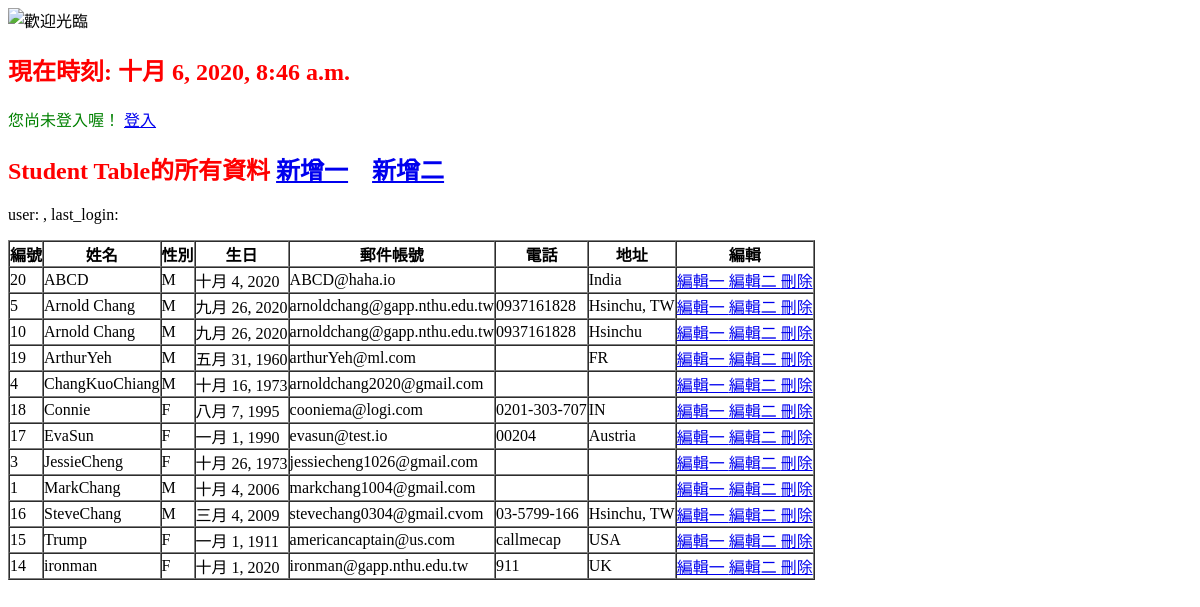
Before: /index/ with the older database file.
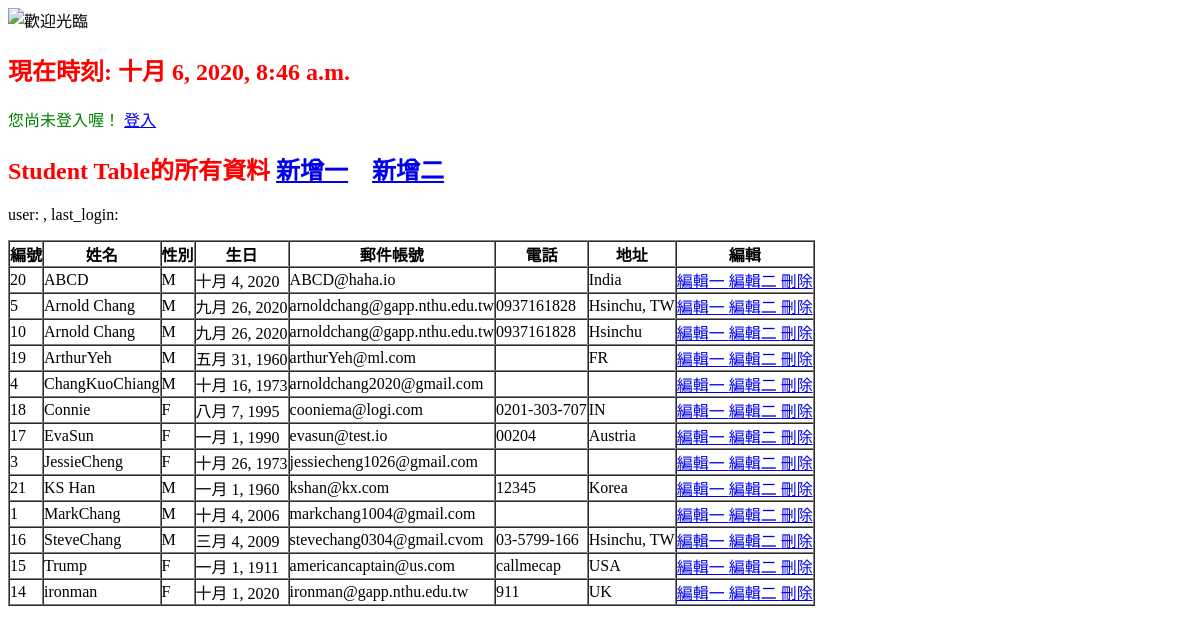
After: the same page with the newer database file.
### myapp1/models.py (models this page shows)
class student(models.Model): # added by Arnold 2020-09-17
	cName = models.CharField(max_length=20, null=False)
	cSex = models.CharField(max_length=2, default='M', null=False)
	cBirthday = models.DateField(null=False)
	cEmail = models.EmailField(max_length=100, blank=True, default='')
	cPhone = models.CharField(max_length=50, blank=True, default='')
	cAddr = models.CharField(max_length=255, blank=True, default='')

### myapp1/views.py (the view)
# urls.py: path('index/', index), # added by Arnold 2020-09-17
def index(request): #added by Arnold on 2020-09-17
	now = datetime.now()
	try:
		students = student.objects.all().order_by('cName')
	except:
		errormessage = '讀取錯誤'
	return render(request, "index.html", locals())

### templates/index.html (shortened to what this page needs)
{% extends 'base.html' %}
{% block content %}
<h2 align="left"> Student Table的所有資料
<a href="/post1/"> 新增一</a> &nbsp;&nbsp; <a href="/post2/">新增二</a> </h2>
<form action="." method="POST" name="form1">
<p> user: {{user.username}}, last_login: {{user.last_login}} </p>
<table border="1" cellpadding="0" cellspacing="0">
	<th> 編號 </th> <th> 姓名 </th> <th> 性別 </th> <th> 生日 </th> <th> 郵件帳號 </th> <th> 電話 </th> <th> 地址 </th> <th> 編輯 </th>
	{% for unit in students %}
		<tr>
			<td> {{unit.id}} </td>
			<td> {{unit.cName}} </td>
			<td> {{unit.cSex}} </td>
			<td> {{unit.cBirthday}} </td>
			<td> {{unit.cEmail}} </td>
			<td> {{unit.cPhone}} </td>
			<td> {{unit.cAddr}} </td>
			<td>
				<a href="/edit/{{unit.id}}" title="編輯一"> 編輯一 </a>
				<a href="/edit2/{{unit.id}}/load" title="編輯二"> 編輯二 </a>
				<a href="/delete/{{unit.id}}" title="刪除"> 刪除 </a>
			</td>
		</tr>
	{% endfor %}
</table>
{% endblock %}

Changed rows visible on the page:
added student: id "21", cName "KS Han", cSex "M", cBirthday "一月 1, 1960", cEmail "kshan@kx.com", cPhone "12345", cAddr "Korea"
